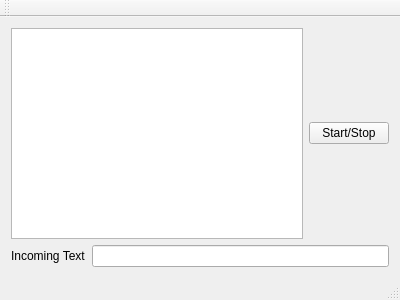
<?xml version="1.0" encoding="UTF-8"?>
<ui version="4.0">
 <class>Mapper</class>
 <widget class="QMainWindow" name="Mapper">
  <property name="geometry">
   <rect>
    <x>0</x>
    <y>0</y>
    <width>400</width>
    <height>300</height>
   </rect>
  </property>
  <property name="windowTitle">
   <string>Mapper</string>
  </property>
  <widget class="QWidget" name="centralWidget">
   <layout class="QGridLayout" name="gridLayout">
    <item row="0" column="0">
     <layout class="QHBoxLayout" name="horizontalLayout_2">
      <item>
       <widget class="QGraphicsView" name="graphicsView"/>
      </item>
      <item>
       <widget class="QPushButton" name="btnReadPort">
        <property name="text">
         <string>Start/Stop</string>
        </property>
       </widget>
      </item>
     </layout>
    </item>
    <item row="1" column="0">
     <layout class="QHBoxLayout" name="horizontalLayout">
      <item>
       <widget class="QLabel" name="label">
        <property name="text">
         <string>Incoming Text</string>
        </property>
       </widget>
      </item>
      <item>
       <widget class="QLineEdit" name="lineEdit"/>
      </item>
     </layout>
    </item>
   </layout>
  </widget>
  <widget class="QMenuBar" name="menuBar">
   <property name="geometry">
    <rect>
     <x>0</x>
     <y>0</y>
     <width>400</width>
     <height>21</height>
    </rect>
   </property>
  </widget>
  <widget class="QToolBar" name="mainToolBar">
   <attribute name="toolBarArea">
    <enum>TopToolBarArea</enum>
   </attribute>
   <attribute name="toolBarBreak">
    <bool>false</bool>
   </attribute>
  </widget>
  <widget class="QStatusBar" name="statusBar"/>
 </widget>
 <layoutdefault spacing="6" margin="11"/>
 <resources/>
 <connections/>
</ui>
